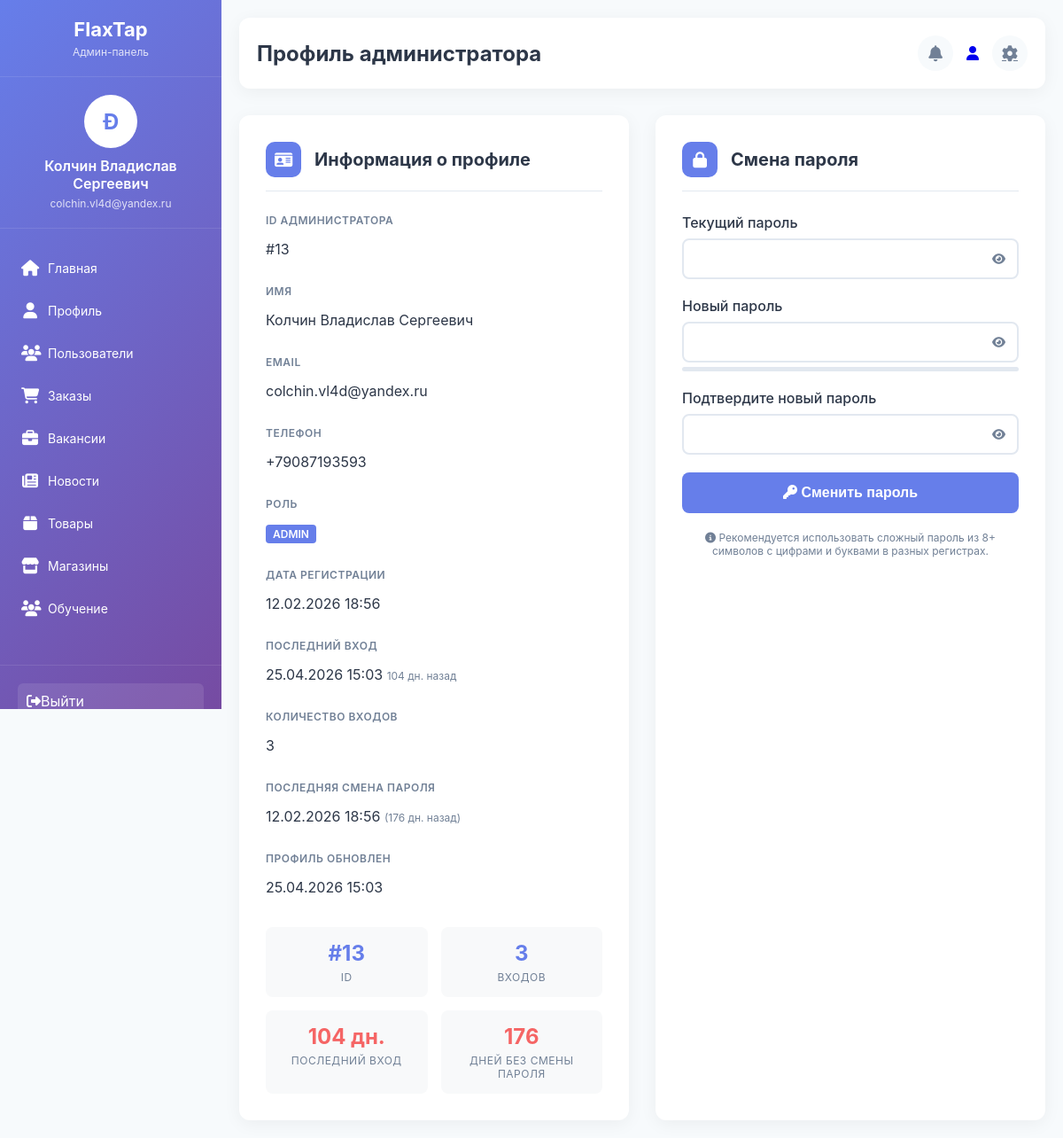
The page /admin/profile.php (signed in) on the database its author committed.
### tables this page shows
CREATE TABLE `users` (
  `id` int NOT NULL,
  `name` varchar(100) NOT NULL,
  `password` varchar(255) NOT NULL,
  `email` varchar(100) NOT NULL,
  `telephone` varchar(20) DEFAULT NULL,
  `role` enum('admin','user') DEFAULT 'user',
  `created_at` timestamp NULL DEFAULT CURRENT_TIMESTAMP,
  `updated_at` timestamp NULL DEFAULT NULL ON UPDATE CURRENT_TIMESTAMP,
  `last_login_at` timestamp NULL DEFAULT NULL COMMENT 'Время последнего входа',
  `login_count` int DEFAULT '0' COMMENT 'Количество входов',
  `last_password_change` timestamp NULL DEFAULT NULL COMMENT 'Время последней смены пароля',
  `remember_token` varchar(100) DEFAULT NULL,
  `token_expires_at` datetime DEFAULT NULL,
  `is_active` tinyint(1) DEFAULT '1'
);

### admin/config/database.php (called while the page is built, shortened)
<?php
function getAdminData() {
    if (isset($_SESSION['admin_id'])) {
        return [
            'id' => $_SESSION['admin_id'],
            'name' => $_SESSION['admin_name'],
            'email' => $_SESSION['admin_email'],
            'role' => $_SESSION['admin_role']
        ];
    }
    return null;
}
?>

### admin/profile.php (the view, shortened to what this page needs)
<?php
include "config/database.php";
$admin = getAdminData();
$query = "SELECT * FROM users WHERE id = {$admin['id']}";
$result = mysqli_query($conn, $query);
$admin_full = mysqli_fetch_assoc($result);
?>
<!DOCTYPE html>
<html lang="ru">
<head>
    <link rel="stylesheet" href="assets/style/style.css">
    <link rel="stylesheet" href="assets/style/profile.css">
    <link rel="stylesheet" href="https://cdnjs.cloudflare.com/ajax/libs/font-awesome/6.4.0/css/all.min.css">
</head>
<body>
    <?php include "inc/sidebar.php"; ?>
    <main class="main-content">
    <?php include "inc/header.php"; ?>
        <div class="profile-container">
            <div class="profile-card">
                <div class="card-header">
                    <i class="fas fa-id-card"></i>
                    <h2>Информация о профиле</h2>
                </div>
                <div class="info-group">
                    <div class="info-label">ID администратора</div>
                    <div class="info-value">#<?php echo $admin_full['id']; ?></div>
                </div>
                <div class="info-group">
                    <div class="info-label">Имя</div>
                    <div class="info-value"><?php echo htmlspecialchars($admin_full['name']); ?></div>
                </div>
                <div class="info-group">
                    <div class="info-label">Email</div>
                    <div class="info-value"><?php echo htmlspecialchars($admin_full['email']); ?></div>
                </div>
                <div class="info-group">
                    <div class="info-label">Телефон</div>
                    <div class="info-value"><?php echo $admin_full['telephone'] ? htmlspecialchars($admin_full['telephone']) : '<span style="color: #718096;">Не указан</span>'; ?></div>
                </div>
                <div class="info-group">
                    <div class="info-label">Роль</div>
                    <div class="info-value">
                        <span style="background: #667eea; color: white; padding: 3px 8px; border-radius: 4px; font-size: 12px; font-weight: 600;">
                            <?php echo strtoupper($admin_full['role']); ?>
                        </span>
                    </div>
                </div>
                <div class="info-group">
                    <div class="info-label">Дата регистрации</div>
                    <div class="info-value"><?php echo date('d.m.Y H:i', strtotime($admin_full['created_at'])); ?></div>
                </div>
                <div class="info-group">
                    <div class="info-label">Последний вход</div>
                    <div class="info-value">
                        <?php
                        if ($admin_full['last_login_at']) {
                            echo date('d.m.Y H:i', strtotime($admin_full['last_login_at']));
                            echo ' <span class="last-login-time" data-time="' . $admin_full['last_login_at'] . '" style="font-size: 12px; color: #718096;">(';
                            echo ')</span>';
                        } else {
                            echo 'Еще не входил';
                        }
                        ?>
                    </div>
                </div>
                <div class="info-group">
                    <div class="info-label">Количество входов</div>
                    <div class="info-value"><?php echo $admin_full['login_count']; ?></div>
                </div>
                <div class="info-group">
                    <div class="info-label">Последняя смена пароля</div>
                    <div class="info-value">
                        <?php
                        if ($admin_full['last_password_change']) {
                            echo date('d.m.Y H:i', strtotime($admin_full['last_password_change']));
                            echo ' <span style="font-size: 12px; color: #718096;">(';
                            $lastChange = strtotime($admin_full['last_password_change']);
                            $daysSinceChange = floor((time() - $lastChange) / (60 * 60 * 24));
                            if ($daysSinceChange == 0) {
                                $hoursSinceChange = floor((time() - $lastChange) / 3600);
                                echo $hoursSinceChange . ' час. назад';
                            } else {
                                echo $daysSinceChange . ' дн. назад';
                            }
                            echo ')</span>';
                        } else {
                            echo 'Никогда';
                        }
                        ?>
                    </div>
                </div>
                <div class="info-group">
                    <div class="info-label">Профиль обновлен</div>
                    <div class="info-value"><?php echo date('d.m.Y H:i', strtotime($admin_full['updated_at'])); ?></div>
                </div>
                <div class="admin-stats">
                    <div class="stat-item">
                        <div class="stat-number">#<?php echo $admin_full['id']; ?></div>
                        <div class="stat-label">ID</div>
                    </div>
                    <div class="stat-item">
                        <div class="stat-number"><?php echo $admin_full['login_count']; ?></div>
                        <div class="stat-label">Входов</div>
                    </div>
                    <div class="stat-item">
                        <div class="stat-number">
                            <?php
                            if ($admin_full['last_login_at']) {
                                $lastLogin = strtotime($admin_full['last_login_at']);
                                $hoursAgo = floor((time() - $lastLogin) / 3600);
                                if ($hoursAgo < 1) {
                                    echo '<span class="good-stat">Сейчас</span>';
                                } elseif ($hoursAgo < 24) {
                                    echo $hoursAgo . ' час.';
                                } else {
                                    $daysAgo = floor($hoursAgo / 24);
                                    if ($daysAgo > 7) {
                                        echo '<span class="bad-stat">' . $daysAgo . ' дн.</span>';
                                    } else {
                                        echo $daysAgo . ' дн.';
                                    }
                                }
                            } else {
                                echo '<span class="bad-stat">Никогда</span>';
                            }
                            ?>
                        </div>
                        <div class="stat-label">Последний вход</div>
                    </div>
                    <div class="stat-item">
                        <div class="stat-number">
                            <?php
                            if ($admin_full['last_password_change']) {
                                $lastChange = strtotime($admin_full['last_password_change']);
                                $daysSinceChange = floor((time() - $lastChange) / (60 * 60 * 24));
                                if ($daysSinceChange > 90) {
                                    echo '<span class="bad-stat">' . $daysSinceChange . '</span>';
                                } elseif ($daysSinceChange > 30) {
                                    echo '<span class="warning-stat">' . $daysSinceChange . '</span>';
                                } else {
                                    echo $daysSinceChange;
                                }
                            } else {
                                echo '<span class="bad-stat">∞</span>';
                            }
                            ?>
                        </div>
                        <div class="stat-label">Дней без смены пароля</div>
                    </div>
                </div>
            </div>
            <div class="password-card">
                <div class="card-header">
                    <i class="fas fa-lock"></i>
                    <h2>Смена пароля</h2>
                </div>
                <form method="POST" action="">
                    <div class="form-group">
                        <label for="current_password">Текущий пароль</label>
                        <div style="position: relative;">
                            <input type="password" id="current_password" name="current_password" required>
                            <button type="button" class="password-toggle" onclick="togglePassword('current_password')">
                                <i class="fas fa-eye"></i>
                            </button>
                        </div>
                    </div>
                    <div class="form-group">
                        <label for="new_password">Новый пароль</label>
                        <div style="position: relative;">
                            <input type="password" id="new_password" name="new_password" required>
                            <button type="button" class="password-toggle" onclick="togglePassword('new_password')">
                                <i class="fas fa-eye"></i>
                            </button>
                        </div>
                        <div class="password-strength">
                        </div>
                    </div>
                    <div class="form-group">
                        <label for="confirm_password">Подтвердите новый пароль</label>
                        <div style="position: relative;">
                            <input type="password" id="confirm_password" name="confirm_password" required>
                            <button type="button" class="password-toggle" onclick="togglePassword('confirm_password')">
                                <i class="fas fa-eye"></i>
                            </button>
                        </div>
                    </div>
                    <div class="form-group">
                        <button type="submit" name="change_password" class="btn-submit">
                            <i class="fas fa-key"></i> Сменить пароль
                        </button>
                    </div>
                    <div style="font-size: 12px; color: #718096; text-align: center; margin-top: 15px;">
                        <i class="fas fa-info-circle"></i>
                        <?php
                        if ($admin_full['last_password_change']) {
                            $lastChange = strtotime($admin_full['last_password_change']);
                            $hoursSinceChange = floor((time() - $lastChange) / 3600);
                            if ($hoursSinceChange < 1) {
                                echo 'Вы можете менять пароль не чаще одного раза в час. Попробуйте через ' . (60 - floor((time() - $lastChange) / 60)) . ' минут.';
                            } else {
                                echo 'Рекомендуется использовать сложный пароль из 8+ символов с цифрами и буквами в разных регистрах.';
                            }
                        } else {
                            echo 'Рекомендуется использовать сложный пароль из 8+ символов с цифрами и буквами в разных регистрах.';
                        }
                        ?>
                    </div>
                </form>
            </div>
        </div>
    </main>
</body>
</html>

### admin/inc/sidebar.php
   <?php
$admin = getAdminData();
?>
    <aside class="sidebar">
        <div class="logo">
            <h1>FlaxTap</h1>
            <p>Админ-панель</p>
        </div>
        <div class="admin-info">
            <div class="admin-avatar">
                <?php echo strtoupper(substr($admin['name'], 0, 1)); ?>
            </div>
            <div class="admin-name"><?php echo htmlspecialchars($admin['name']); ?></div>
            <div class="admin-email"><?php echo htmlspecialchars($admin['email']); ?></div>
        </div>
        <ul class="nav-menu">
            <li class="nav-item">
                <a href="/admin/index.php">
                    <i class="fas fa-home"></i>
                    <span>Главная</span>
                </a>
            </li>
            <li class="nav-item">
                <a href="/admin/profile.php">
                    <i class="fas fa-user"></i>
                    <span>Профиль</span>
                </a>
            </li>
            <li class="nav-item">
                <a href="/admin/users/">
                    <i class="fas fa-users"></i>
                    <span>Пользователи</span>
                </a>
            </li>
            <li class="nav-item">
                <a href="/admin/orders">
                    <i class="fas fa-shopping-cart"></i>
                    <span>Заказы</span>
                </a>
            </li>
            <li class="nav-item">
                <a href="/admin/vacancies/">
                    <i class="fas fa-briefcase"></i>
                    <span>Вакансии</span>
                </a>
            </li>
            <li class="nav-item">
                <a href="/admin/news/">
                    <i class="fas fa-newspaper"></i>
                    <span>Новости</span>
                </a>
            </li>
            <li class="nav-item">
                <a href="/admin/products/">
                    <i class="fas fa-box"></i>
                    <span>Товары</span>
                </a>
            </li>
            <li class="nav-item">
                <a href="/admin/stores/">
                    <i class="fas fa-store"></i>
                    <span>Магазины</span>
                </a>
            </li>
            <li class="nav-item">
                <a href="/admin/study/">
                    <i class="fas fa-users"></i>
                    <span>Обучение</span>
                </a>
            </li>
        </ul>
        <div class="logout">
            <a href="/admin/logout.php">
                <i class="fas fa-sign-out-alt"></i>
                <span>Выйти</span>
            </a>
        </div>
    </aside>

### rows shown on the page
users: name "Ð", name "Колчин Владислав Сергеевич", email "colchin.vl4d@yandex.ru", id "13", telephone "+79087193593", role "ADMIN", created_at "12.02.2026 18:56", last_login_at "25.04.2026 15:03", login_count "3", last_password_change "12.02.2026 18:56", last_password_change "176", updated_at "25.04.2026 15:03", last_login_at "104"
